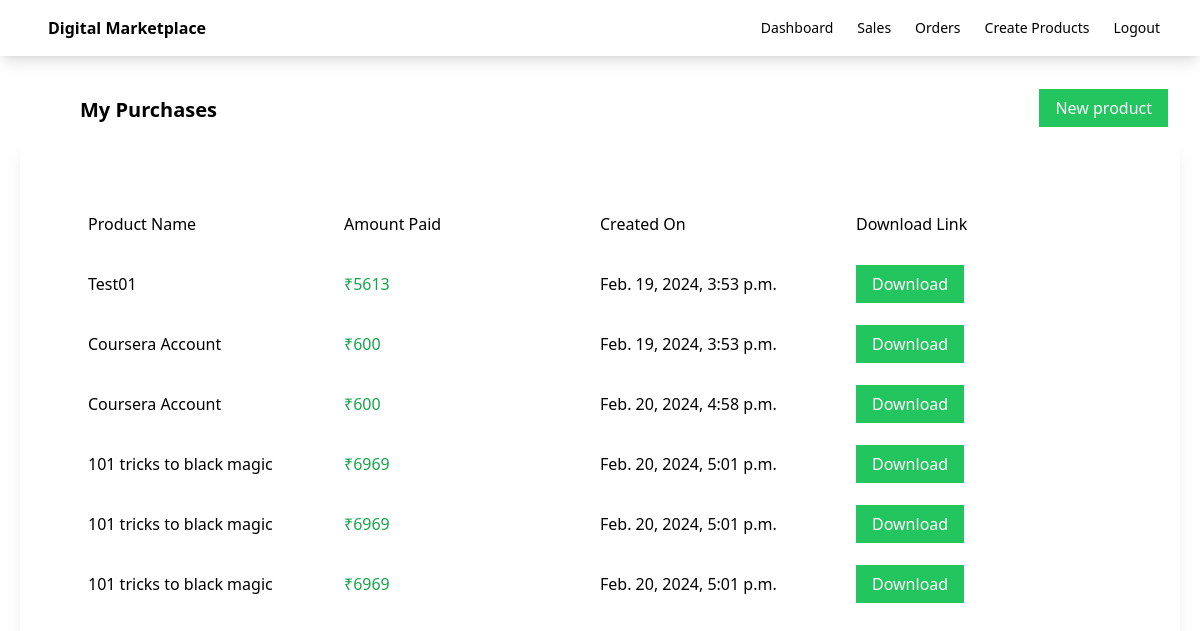
The page /purchases/ (signed in) on the database its author committed.
### myApp/models.py (models this page shows, shortened)
class OrderDetail(models.Model):
    customer_email = models.EmailField()
    product = models.ForeignKey(Product, on_delete=models.CASCADE)
    amount = models.IntegerField()
    stripe_payment_intent = models.CharField(max_length=200)
    has_paid = models.BooleanField(default=False)
    created_on = models.DateTimeField(auto_now_add=True)
    updated_on = models.DateTimeField(auto_now_add=True)

class Product(models.Model):
    seller = models.ForeignKey(User, on_delete=models.CASCADE)
    name = models.CharField(max_length=100)
    description = models.CharField(max_length=100)
    price = models.FloatField()
    file = models.FileField(upload_to='uploads')
    total_sales_amount = models.IntegerField(default=0)
    total_sales = models.IntegerField(default=0)

### myApp/views.py (the view)
# urls.py: path('purchases/',my_purchases,name='purchases'),
def my_purchases(request):
    orders = OrderDetail.objects.filter(customer_email=request.user.email)
    return render(request,'myApp/purchases.html',{'orders':orders})

### myApp/templates/myApp/purchases.html
{% extends "myApp/base.html" %}
{% block body %}
<div class="flex justify-between">
    <div class="ml-20 mt-10 font-bold text-xl">My Purchases</div>
    <div class="ml-20 mt-10">
        <a class="bg-green-500 text-white px-4 py-2 mr-8" href="{% url 'createproduct' %}">New product</a>
    </div>
</div>
<div class="order-container p-10 m-5 shadow-lg">
    <div class="flex m-5 p-2">
        <div class="w-1/4">
            Product Name
        </div>
        <div class="w-1/4">
            Amount Paid
        </div>
        <div class="w-1/4">
            Created On
        </div>
        <div class="w-1/4">
            Download Link
        </div>
    </div>
    {% for order in orders %}
    <div class="flex m-5 p-2">
        <div class="w-1/4">
            {{order.product.name}}
        </div>
        <div class="w-1/4 text-green-600 ">
            ₹{{order.amount}}
        </div>
        <div class="w-1/4">
            {{order.created_on}}
        </div>
        <div class="w-1/4">
            <a class="bg-green-500 text-white px-4 py-2" href="{{order.product.file.url}}"download>Download</a>
        </div>
    </div>
    {% endfor %}
</div>
{% endblock %}

### rows shown on the page
OrderDetail: product.name "Test01", amount "5613", created_on "Feb. 19, 2024, 3:53 p.m."
OrderDetail: product.name "Coursera Account", amount "600", created_on "Feb. 19, 2024, 3:53 p.m."
OrderDetail: product.name "Coursera Account", amount "600", created_on "Feb. 20, 2024, 4:58 p.m."
OrderDetail: product.name "101 tricks to black magic", amount "6969", created_on "Feb. 20, 2024, 5:01 p.m."
OrderDetail: product.name "101 tricks to black magic", amount "6969", created_on "Feb. 20, 2024, 5:01 p.m."
OrderDetail: product.name "101 tricks to black magic", amount "6969", created_on "Feb. 20, 2024, 5:01 p.m."
